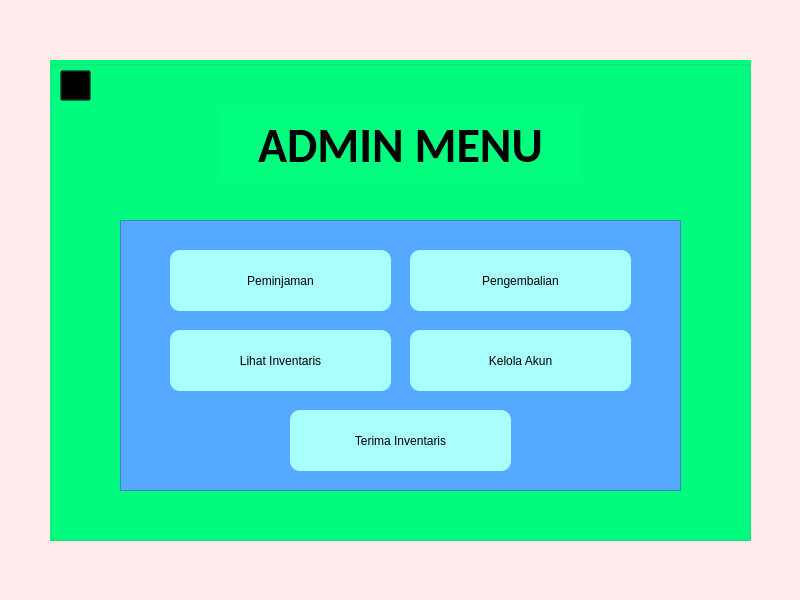
<?xml version="1.0" encoding="UTF-8"?>
<ui version="4.0">
 <class>AdminMenu</class>
 <widget class="QMainWindow" name="AdminMenu">
  <property name="geometry">
   <rect>
    <x>0</x>
    <y>0</y>
    <width>800</width>
    <height>600</height>
   </rect>
  </property>
  <property name="windowTitle">
   <string>Admin Menu</string>
  </property>
  <property name="styleSheet">
   <string notr="true">background-color: rgb(255, 235, 235);</string>
  </property>
  <widget class="QWidget" name="centralwidget">
   <widget class="QGroupBox" name="Login_view">
    <property name="geometry">
     <rect>
      <x>50</x>
      <y>60</y>
      <width>701</width>
      <height>481</height>
     </rect>
    </property>
    <property name="autoFillBackground">
     <bool>false</bool>
    </property>
    <property name="styleSheet">
     <string notr="true">background-color: rgb(0, 255, 127);
color: qlineargradient(spread:reflect, x1:1, y1:1, x2:1, y2:0.494, stop:0 rgba(54, 54, 54, 199), stop:1 rgba(255, 255, 255, 255));
</string>
    </property>
    <property name="title">
     <string/>
    </property>
    <widget class="QLabel" name="label">
     <property name="geometry">
      <rect>
       <x>170</x>
       <y>50</y>
       <width>361</width>
       <height>71</height>
      </rect>
     </property>
     <property name="font">
      <font>
       <family>Calibri</family>
       <pointsize>36</pointsize>
       <weight>75</weight>
       <bold>true</bold>
      </font>
     </property>
     <property name="styleSheet">
      <string notr="true">color: rgb(0, 0, 0);</string>
     </property>
     <property name="text">
      <string>ADMIN MENU</string>
     </property>
     <property name="alignment">
      <set>Qt::AlignCenter</set>
     </property>
    </widget>
    <widget class="QFrame" name="frame">
     <property name="geometry">
      <rect>
       <x>70</x>
       <y>160</y>
       <width>561</width>
       <height>271</height>
      </rect>
     </property>
     <property name="styleSheet">
      <string notr="true">background-color: rgb(85, 170, 255);</string>
     </property>
     <property name="frameShape">
      <enum>QFrame::StyledPanel</enum>
     </property>
     <property name="frameShadow">
      <enum>QFrame::Raised</enum>
     </property>
     <widget class="QPushButton" name="LihatInvestaris">
      <property name="geometry">
       <rect>
        <x>50</x>
        <y>110</y>
        <width>221</width>
        <height>61</height>
       </rect>
      </property>
      <property name="styleSheet">
       <string notr="true">color: rgb(0, 0, 0);
background-color: rgb(170, 255, 255);
border-radius : 10px;</string>
      </property>
      <property name="text">
       <string>Lihat Inventaris</string>
      </property>
     </widget>
     <widget class="QPushButton" name="KelolaAkun">
      <property name="geometry">
       <rect>
        <x>290</x>
        <y>110</y>
        <width>221</width>
        <height>61</height>
       </rect>
      </property>
      <property name="styleSheet">
       <string notr="true">color: rgb(0, 0, 0);
background-color: rgb(170, 255, 255);
border-radius : 10px;</string>
      </property>
      <property name="text">
       <string>Kelola Akun</string>
      </property>
     </widget>
     <widget class="QPushButton" name="Peminjaman">
      <property name="geometry">
       <rect>
        <x>50</x>
        <y>30</y>
        <width>221</width>
        <height>61</height>
       </rect>
      </property>
      <property name="styleSheet">
       <string notr="true">color: rgb(0, 0, 0);
background-color: rgb(170, 255, 255);
border-radius : 10px;</string>
      </property>
      <property name="text">
       <string>Peminjaman</string>
      </property>
     </widget>
     <widget class="QPushButton" name="Pengembalian">
      <property name="geometry">
       <rect>
        <x>290</x>
        <y>30</y>
        <width>221</width>
        <height>61</height>
       </rect>
      </property>
      <property name="styleSheet">
       <string notr="true">color: rgb(0, 0, 0);
background-color: rgb(170, 255, 255);
border-radius : 10px;</string>
      </property>
      <property name="text">
       <string>Pengembalian</string>
      </property>
     </widget>
     <widget class="QPushButton" name="TerimaInventaris">
      <property name="geometry">
       <rect>
        <x>170</x>
        <y>190</y>
        <width>221</width>
        <height>61</height>
       </rect>
      </property>
      <property name="styleSheet">
       <string notr="true">color: rgb(0, 0, 0);
background-color: rgb(170, 255, 255);
border-radius : 10px;</string>
      </property>
      <property name="text">
       <string>Terima Inventaris</string>
      </property>
     </widget>
    </widget>
    <widget class="QLabel" name="label_2">
     <property name="geometry">
      <rect>
       <x>10</x>
       <y>10</y>
       <width>31</width>
       <height>31</height>
      </rect>
     </property>
     <property name="text">
      <string/>
     </property>
     <property name="pixmap">
      <pixmap>icon/LogOut.png</pixmap>
     </property>
     <property name="scaledContents">
      <bool>true</bool>
     </property>
    </widget>
    <widget class="QPushButton" name="LogOutButton">
     <property name="geometry">
      <rect>
       <x>10</x>
       <y>10</y>
       <width>31</width>
       <height>31</height>
      </rect>
     </property>
     <property name="styleSheet">
      <string notr="true">background-color: transparent;</string>
     </property>
     <property name="text">
      <string/>
     </property>
    </widget>
   </widget>
  </widget>
 </widget>
 <resources/>
 <connections/>
</ui>
